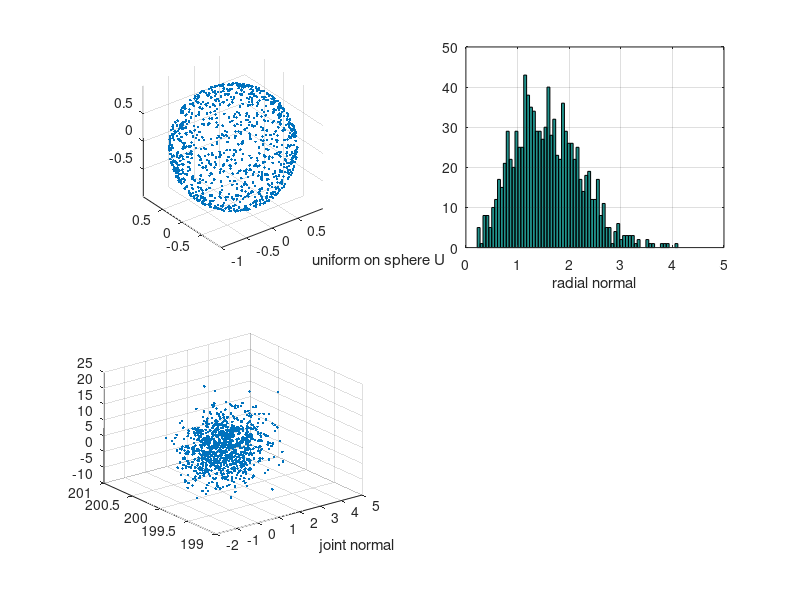
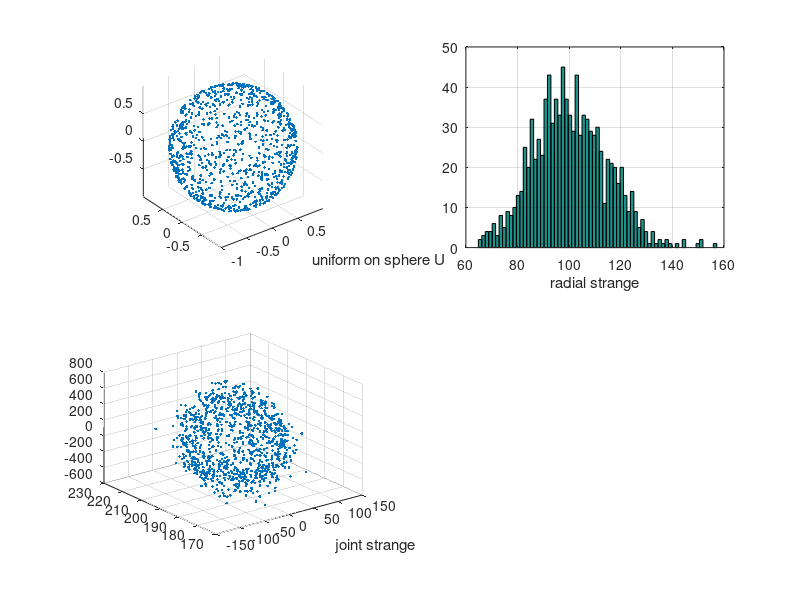

Here is the MATLAB script that generated these plots, in order:
% this script decomposes the trivariate normal distribution into its norm and uniform components
% then it uses the uniform component to generate an elliptical
% distribution with location parameter Mu and dispersion parameter Sigma
% see "Risk and Asset Allocation"-Springer (2005), by A. Meucci

clc; clear; close all

%%%%%%%%%%%%%%%%%%%%%%%%%%%%%%%%%%%%%%%%%%%%%%%%%%%%%%%%%%%%%%%%%%%%%%%%%%%%%%%%%%%%%%%%%%%%%%%%%%%%%%%%%%%%%%%%%%
Mu=[1 200 4]'; % location parameter
s=[1 .2  4]';  % dispersions
r=[.3 .2  .5]; % correlations

NumSimul=1000;
%%%%%%%%%%%%%%%%%%%%%%%%%%%%%%%%%%%%%%%%%%%%%%%%%%%%%%%%%%%%%%%%%%%%%%%%%%%%%%%%%%%%%%%%%%%%%%%%%%%%%%%%%%%%%%%%%%
Y = mvnrnd([0 0 0]',eye(3),NumSimul);
Norm_Y = sqrt(sum(Y.*Y,2));  
U = Y./(Norm_Y*[1 1 1]);       % uniform distribution on surface of sphere

Sigma=diag(s)*[1 r(1) r(2); r(1) 1 r(3); r(2) r(3) 1]*diag(s);
A = chol(Sigma)';

R_Normal = sqrt(chi2rnd(3,NumSimul,1));
X_Normal = ones(NumSimul,1)*Mu' + (R_Normal*[1 1 1]).*(U*A');   % tri-variate normal distribution 

R_Arbitrary = chi2rnd(100,NumSimul,1);
X_Arbitrary = ones(NumSimul,1)*Mu' + (R_Arbitrary*[1 1 1]).*(U*A');   % tri-variate elliptical distribution 


%%%%%%%%%%%%%%%%%%%%%%%%%%%%%%%%%%%%%%%%%%%%%%%%%%%%%%%%%%%%%%%%%%%%%%%%%%%%%%%%%%%%%%%%%%%%%%%%%%%%%%%%%%%%%%%%%%
NumBins=round(10*log(NumSimul));

figure  
% multivariate normal distribution
subplot(2,2,1)
plot3(U(:,1),U(:,2),U(:,3),'.');
axis equal
grid on
xlabel('uniform on sphere U')

subplot(2,2,2)
hist(R_Normal,NumBins);
grid on
xlabel('radial normal')

subplot(2,2,3)
plot3(X_Normal(:,1),X_Normal(:,2),X_Normal(:,3),'.');
grid on
xlabel('joint normal')

figure
% multivariate "strange" distribution
subplot(2,2,1)
plot3(U(:,1),U(:,2),U(:,3),'.');
axis equal
grid on
xlabel('uniform on sphere U')

subplot(2,2,2)
hist(R_Arbitrary,NumBins);
grid on
xlabel('radial strange')

subplot(2,2,3) 
plot3(X_Arbitrary(:,1),X_Arbitrary(:,2),X_Arbitrary(:,3),'.');
grid on
xlabel('joint strange')